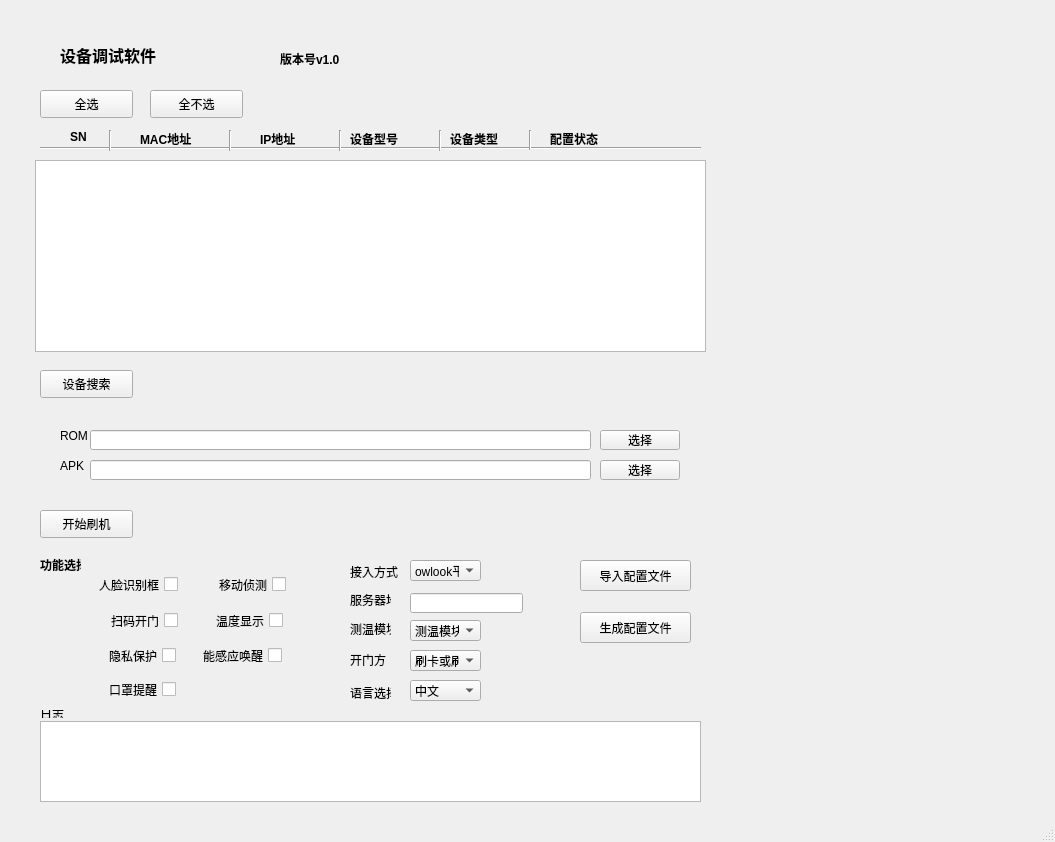
<?xml version="1.0" encoding="UTF-8"?>
<ui version="4.0">
 <class>RefreshPkg</class>
 <widget class="QMainWindow" name="RefreshPkg">
  <property name="geometry">
   <rect>
    <x>0</x>
    <y>0</y>
    <width>1055</width>
    <height>842</height>
   </rect>
  </property>
  <property name="windowTitle">
   <string>RefreshPkg</string>
  </property>
  <widget class="QWidget" name="centralwidget">
   <widget class="QLabel" name="name_label">
    <property name="geometry">
     <rect>
      <x>60</x>
      <y>30</y>
      <width>141</width>
      <height>51</height>
     </rect>
    </property>
    <property name="text">
     <string>&lt;html&gt;&lt;head/&gt;&lt;body&gt;&lt;p&gt;&lt;span style=&quot; font-size:12pt; font-weight:600;&quot;&gt;设备调试软件 &lt;/span&gt;&lt;/p&gt;&lt;/body&gt;&lt;/html&gt;</string>
    </property>
   </widget>
   <widget class="QLabel" name="v_label">
    <property name="geometry">
     <rect>
      <x>280</x>
      <y>50</y>
      <width>91</width>
      <height>16</height>
     </rect>
    </property>
    <property name="text">
     <string>&lt;html&gt;&lt;head/&gt;&lt;body&gt;&lt;p&gt;&lt;span style=&quot; font-weight:600;&quot;&gt;版本号v1.0&lt;/span&gt;&lt;/p&gt;&lt;/body&gt;&lt;/html&gt;</string>
    </property>
   </widget>
   <widget class="QLabel" name="label">
    <property name="geometry">
     <rect>
      <x>70</x>
      <y>130</y>
      <width>72</width>
      <height>15</height>
     </rect>
    </property>
    <property name="text">
     <string>&lt;html&gt;&lt;head/&gt;&lt;body&gt;&lt;p&gt;&lt;span style=&quot; font-weight:600;&quot;&gt;SN&lt;/span&gt;&lt;/p&gt;&lt;/body&gt;&lt;/html&gt;</string>
    </property>
   </widget>
   <widget class="Line" name="line">
    <property name="geometry">
     <rect>
      <x>40</x>
      <y>140</y>
      <width>661</width>
      <height>16</height>
     </rect>
    </property>
    <property name="orientation">
     <enum>Qt::Horizontal</enum>
    </property>
   </widget>
   <widget class="Line" name="line_2">
    <property name="geometry">
     <rect>
      <x>100</x>
      <y>130</y>
      <width>20</width>
      <height>21</height>
     </rect>
    </property>
    <property name="orientation">
     <enum>Qt::Vertical</enum>
    </property>
   </widget>
   <widget class="QLabel" name="label_2">
    <property name="geometry">
     <rect>
      <x>140</x>
      <y>130</y>
      <width>72</width>
      <height>15</height>
     </rect>
    </property>
    <property name="text">
     <string>&lt;html&gt;&lt;head/&gt;&lt;body&gt;&lt;p&gt;&lt;span style=&quot; font-weight:600;&quot;&gt;MAC地址&lt;/span&gt;&lt;/p&gt;&lt;/body&gt;&lt;/html&gt;</string>
    </property>
   </widget>
   <widget class="Line" name="line_3">
    <property name="geometry">
     <rect>
      <x>220</x>
      <y>130</y>
      <width>20</width>
      <height>21</height>
     </rect>
    </property>
    <property name="orientation">
     <enum>Qt::Vertical</enum>
    </property>
   </widget>
   <widget class="QLabel" name="label_3">
    <property name="geometry">
     <rect>
      <x>260</x>
      <y>130</y>
      <width>72</width>
      <height>15</height>
     </rect>
    </property>
    <property name="text">
     <string>&lt;html&gt;&lt;head/&gt;&lt;body&gt;&lt;p&gt;&lt;span style=&quot; font-weight:600;&quot;&gt;IP地址&lt;/span&gt;&lt;/p&gt;&lt;/body&gt;&lt;/html&gt;</string>
    </property>
   </widget>
   <widget class="Line" name="line_4">
    <property name="geometry">
     <rect>
      <x>330</x>
      <y>130</y>
      <width>20</width>
      <height>21</height>
     </rect>
    </property>
    <property name="orientation">
     <enum>Qt::Vertical</enum>
    </property>
   </widget>
   <widget class="QLabel" name="label_4">
    <property name="geometry">
     <rect>
      <x>350</x>
      <y>130</y>
      <width>72</width>
      <height>15</height>
     </rect>
    </property>
    <property name="text">
     <string>&lt;html&gt;&lt;head/&gt;&lt;body&gt;&lt;p&gt;&lt;span style=&quot; font-weight:600;&quot;&gt;设备型号&lt;/span&gt;&lt;/p&gt;&lt;/body&gt;&lt;/html&gt;</string>
    </property>
   </widget>
   <widget class="Line" name="line_5">
    <property name="geometry">
     <rect>
      <x>430</x>
      <y>130</y>
      <width>20</width>
      <height>21</height>
     </rect>
    </property>
    <property name="orientation">
     <enum>Qt::Vertical</enum>
    </property>
   </widget>
   <widget class="QLabel" name="label_5">
    <property name="geometry">
     <rect>
      <x>450</x>
      <y>130</y>
      <width>72</width>
      <height>15</height>
     </rect>
    </property>
    <property name="text">
     <string>&lt;html&gt;&lt;head/&gt;&lt;body&gt;&lt;p&gt;&lt;span style=&quot; font-weight:600;&quot;&gt;设备类型&lt;/span&gt;&lt;/p&gt;&lt;/body&gt;&lt;/html&gt;</string>
    </property>
   </widget>
   <widget class="QPushButton" name="searchBtn">
    <property name="geometry">
     <rect>
      <x>40</x>
      <y>370</y>
      <width>93</width>
      <height>28</height>
     </rect>
    </property>
    <property name="text">
     <string>设备搜索</string>
    </property>
   </widget>
   <widget class="QPushButton" name="selectAll">
    <property name="geometry">
     <rect>
      <x>40</x>
      <y>90</y>
      <width>93</width>
      <height>28</height>
     </rect>
    </property>
    <property name="text">
     <string>全选</string>
    </property>
   </widget>
   <widget class="QPushButton" name="unselectAll">
    <property name="geometry">
     <rect>
      <x>150</x>
      <y>90</y>
      <width>93</width>
      <height>28</height>
     </rect>
    </property>
    <property name="text">
     <string>全不选</string>
    </property>
   </widget>
   <widget class="QListWidget" name="ip_list_widget">
    <property name="geometry">
     <rect>
      <x>35</x>
      <y>160</y>
      <width>671</width>
      <height>192</height>
     </rect>
    </property>
   </widget>
   <widget class="QLabel" name="label_6">
    <property name="geometry">
     <rect>
      <x>60</x>
      <y>430</y>
      <width>54</width>
      <height>12</height>
     </rect>
    </property>
    <property name="text">
     <string>ROM</string>
    </property>
   </widget>
   <widget class="QLabel" name="label_7">
    <property name="geometry">
     <rect>
      <x>60</x>
      <y>460</y>
      <width>54</width>
      <height>12</height>
     </rect>
    </property>
    <property name="text">
     <string>APK</string>
    </property>
   </widget>
   <widget class="QLineEdit" name="pathRom">
    <property name="geometry">
     <rect>
      <x>90</x>
      <y>430</y>
      <width>501</width>
      <height>20</height>
     </rect>
    </property>
   </widget>
   <widget class="QLineEdit" name="pathApk">
    <property name="geometry">
     <rect>
      <x>90</x>
      <y>460</y>
      <width>501</width>
      <height>20</height>
     </rect>
    </property>
   </widget>
   <widget class="QPushButton" name="SelectorRom">
    <property name="geometry">
     <rect>
      <x>600</x>
      <y>430</y>
      <width>80</width>
      <height>20</height>
     </rect>
    </property>
    <property name="text">
     <string>选择</string>
    </property>
   </widget>
   <widget class="QPushButton" name="SelectorApk">
    <property name="geometry">
     <rect>
      <x>600</x>
      <y>460</y>
      <width>80</width>
      <height>20</height>
     </rect>
    </property>
    <property name="text">
     <string>选择</string>
    </property>
   </widget>
   <widget class="QPushButton" name="pushButton">
    <property name="geometry">
     <rect>
      <x>40</x>
      <y>510</y>
      <width>93</width>
      <height>28</height>
     </rect>
    </property>
    <property name="text">
     <string>开始刷机</string>
    </property>
   </widget>
   <widget class="QTextEdit" name="textEditLog">
    <property name="geometry">
     <rect>
      <x>40</x>
      <y>721</y>
      <width>661</width>
      <height>81</height>
     </rect>
    </property>
   </widget>
   <widget class="Line" name="line_6">
    <property name="geometry">
     <rect>
      <x>520</x>
      <y>130</y>
      <width>20</width>
      <height>20</height>
     </rect>
    </property>
    <property name="orientation">
     <enum>Qt::Vertical</enum>
    </property>
   </widget>
   <widget class="QLabel" name="label_8">
    <property name="geometry">
     <rect>
      <x>550</x>
      <y>130</y>
      <width>72</width>
      <height>15</height>
     </rect>
    </property>
    <property name="text">
     <string>&lt;html&gt;&lt;head/&gt;&lt;body&gt;&lt;p&gt;&lt;span style=&quot; font-weight:600;&quot;&gt;配置状态&lt;/span&gt;&lt;/p&gt;&lt;/body&gt;&lt;/html&gt;</string>
    </property>
   </widget>
   <widget class="QLabel" name="label_9">
    <property name="geometry">
     <rect>
      <x>40</x>
      <y>710</y>
      <width>36</width>
      <height>8</height>
     </rect>
    </property>
    <property name="text">
     <string>日志</string>
    </property>
   </widget>
   <widget class="QLabel" name="label_10">
    <property name="geometry">
     <rect>
      <x>40</x>
      <y>550</y>
      <width>41</width>
      <height>31</height>
     </rect>
    </property>
    <property name="text">
     <string>&lt;html&gt;&lt;head/&gt;&lt;body&gt;&lt;p&gt;&lt;span style=&quot; font-weight:600;&quot;&gt;功能选择&lt;/span&gt;&lt;/p&gt;&lt;/body&gt;&lt;/html&gt;</string>
    </property>
   </widget>
   <widget class="QCheckBox" name="checkBoxFace">
    <property name="geometry">
     <rect>
      <x>97</x>
      <y>569</y>
      <width>81</width>
      <height>31</height>
     </rect>
    </property>
    <property name="layoutDirection">
     <enum>Qt::RightToLeft</enum>
    </property>
    <property name="text">
     <string>人脸识别框</string>
    </property>
   </widget>
   <widget class="QCheckBox" name="checkBoxScan">
    <property name="geometry">
     <rect>
      <x>97</x>
      <y>605</y>
      <width>81</width>
      <height>31</height>
     </rect>
    </property>
    <property name="layoutDirection">
     <enum>Qt::RightToLeft</enum>
    </property>
    <property name="text">
     <string>扫码开门</string>
    </property>
   </widget>
   <widget class="QCheckBox" name="checkBoxPrivacy">
    <property name="geometry">
     <rect>
      <x>85</x>
      <y>640</y>
      <width>91</width>
      <height>31</height>
     </rect>
    </property>
    <property name="layoutDirection">
     <enum>Qt::RightToLeft</enum>
    </property>
    <property name="text">
     <string>隐私保护</string>
    </property>
   </widget>
   <widget class="QCheckBox" name="checkBoxMask">
    <property name="geometry">
     <rect>
      <x>95</x>
      <y>674</y>
      <width>81</width>
      <height>31</height>
     </rect>
    </property>
    <property name="layoutDirection">
     <enum>Qt::RightToLeft</enum>
    </property>
    <property name="text">
     <string>口罩提醒</string>
    </property>
   </widget>
   <widget class="QCheckBox" name="checkBoxMove">
    <property name="geometry">
     <rect>
      <x>215</x>
      <y>574</y>
      <width>71</width>
      <height>21</height>
     </rect>
    </property>
    <property name="layoutDirection">
     <enum>Qt::RightToLeft</enum>
    </property>
    <property name="text">
     <string>移动侦测</string>
    </property>
   </widget>
   <widget class="QCheckBox" name="checkBoxTemperature">
    <property name="geometry">
     <rect>
      <x>212</x>
      <y>605</y>
      <width>71</width>
      <height>31</height>
     </rect>
    </property>
    <property name="layoutDirection">
     <enum>Qt::RightToLeft</enum>
    </property>
    <property name="text">
     <string>温度显示</string>
    </property>
   </widget>
   <widget class="QCheckBox" name="checkBoxWakeup">
    <property name="geometry">
     <rect>
      <x>201</x>
      <y>640</y>
      <width>81</width>
      <height>31</height>
     </rect>
    </property>
    <property name="layoutDirection">
     <enum>Qt::RightToLeft</enum>
    </property>
    <property name="text">
     <string>智能感应唤醒</string>
    </property>
   </widget>
   <widget class="QComboBox" name="comboBoxAccess">
    <property name="geometry">
     <rect>
      <x>410</x>
      <y>560</y>
      <width>71</width>
      <height>21</height>
     </rect>
    </property>
    <item>
     <property name="text">
      <string>owlook平台</string>
     </property>
    </item>
    <item>
     <property name="text">
      <string>未知</string>
     </property>
    </item>
   </widget>
   <widget class="QLabel" name="labelAccess">
    <property name="geometry">
     <rect>
      <x>350</x>
      <y>556</y>
      <width>51</width>
      <height>31</height>
     </rect>
    </property>
    <property name="text">
     <string>接入方式</string>
    </property>
   </widget>
   <widget class="QLabel" name="labelSvrAddr">
    <property name="geometry">
     <rect>
      <x>350</x>
      <y>590</y>
      <width>41</width>
      <height>20</height>
     </rect>
    </property>
    <property name="text">
     <string>服务器地址</string>
    </property>
   </widget>
   <widget class="QLineEdit" name="lineEditSvrAddr">
    <property name="geometry">
     <rect>
      <x>410</x>
      <y>593</y>
      <width>113</width>
      <height>20</height>
     </rect>
    </property>
   </widget>
   <widget class="QLabel" name="labelTemperature">
    <property name="geometry">
     <rect>
      <x>350</x>
      <y>618</y>
      <width>41</width>
      <height>21</height>
     </rect>
    </property>
    <property name="text">
     <string>测温模块</string>
    </property>
   </widget>
   <widget class="QComboBox" name="comboBoxTemperature">
    <property name="geometry">
     <rect>
      <x>410</x>
      <y>620</y>
      <width>71</width>
      <height>21</height>
     </rect>
    </property>
    <item>
     <property name="text">
      <string>测温模块</string>
     </property>
    </item>
   </widget>
   <widget class="QLabel" name="labelDoor">
    <property name="geometry">
     <rect>
      <x>350</x>
      <y>650</y>
      <width>36</width>
      <height>20</height>
     </rect>
    </property>
    <property name="text">
     <string>开门方式</string>
    </property>
   </widget>
   <widget class="QComboBox" name="comboBoxDoor">
    <property name="geometry">
     <rect>
      <x>410</x>
      <y>650</y>
      <width>71</width>
      <height>21</height>
     </rect>
    </property>
    <item>
     <property name="text">
      <string>刷卡或刷脸</string>
     </property>
    </item>
    <item>
     <property name="text">
      <string>刷卡</string>
     </property>
    </item>
    <item>
     <property name="text">
      <string>刷脸</string>
     </property>
    </item>
   </widget>
   <widget class="QLabel" name="labelLanguage">
    <property name="geometry">
     <rect>
      <x>350</x>
      <y>682</y>
      <width>41</width>
      <height>21</height>
     </rect>
    </property>
    <property name="text">
     <string>语言选择</string>
    </property>
   </widget>
   <widget class="QComboBox" name="comboBoxLanguage">
    <property name="geometry">
     <rect>
      <x>410</x>
      <y>680</y>
      <width>71</width>
      <height>21</height>
     </rect>
    </property>
    <item>
     <property name="text">
      <string>中文</string>
     </property>
    </item>
    <item>
     <property name="text">
      <string>English</string>
     </property>
    </item>
   </widget>
   <widget class="QPushButton" name="pushButtonImport">
    <property name="geometry">
     <rect>
      <x>580</x>
      <y>560</y>
      <width>111</width>
      <height>31</height>
     </rect>
    </property>
    <property name="text">
     <string>导入配置文件</string>
    </property>
   </widget>
   <widget class="QPushButton" name="pushButtonExport">
    <property name="geometry">
     <rect>
      <x>580</x>
      <y>612</y>
      <width>111</width>
      <height>31</height>
     </rect>
    </property>
    <property name="text">
     <string>生成配置文件</string>
    </property>
   </widget>
  </widget>
  <widget class="QStatusBar" name="statusbar"/>
 </widget>
 <resources/>
 <connections/>
</ui>
